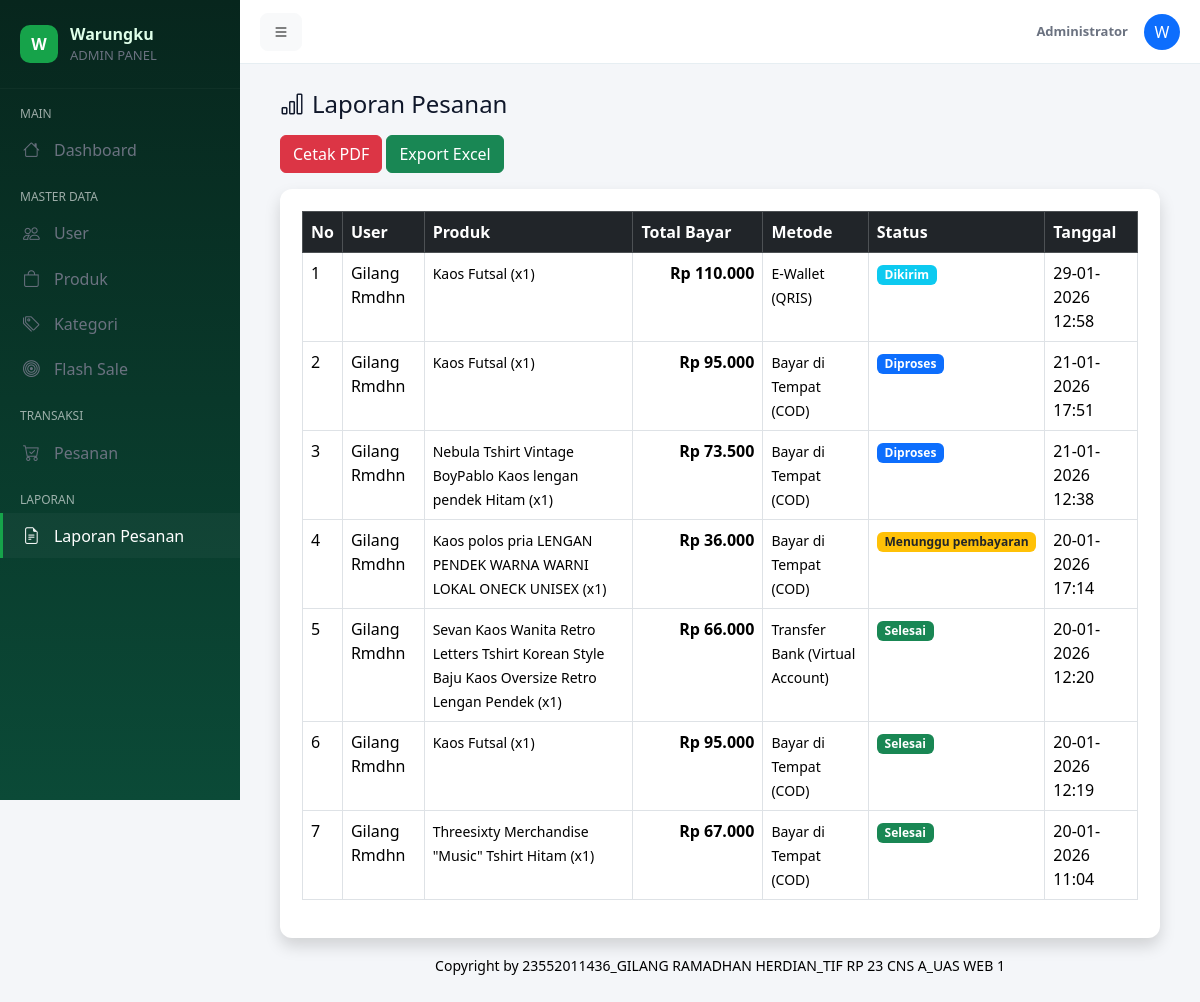
Page /admin/laporan.php (signed in) on the committed database.
### tables this page shows
CREATE TABLE `pesanan` (
  `id_pesanan` int(11) NOT NULL,
  `id_user` int(11) DEFAULT NULL,
  `nama_penerima` varchar(100) DEFAULT NULL,
  `no_telepon_penerima` varchar(20) DEFAULT NULL,
  `alamat_pengiriman` text DEFAULT NULL,
  `total_produk` int(11) DEFAULT NULL,
  `biaya_pengiriman` int(11) NOT NULL DEFAULT 0,
  `total_bayar` int(11) DEFAULT NULL,
  `metode_pembayaran` varchar(50) DEFAULT NULL,
  `status_pesanan` enum('menunggu_pembayaran','diproses','dikirim','selesai','dibatalkan') NOT NULL DEFAULT 'menunggu_pembayaran',
  `status_pembayaran` enum('menunggu','lunas','gagal') NOT NULL DEFAULT 'menunggu',
  `kode_pembayaran` varchar(100) DEFAULT NULL,
  `nomor_resi` varchar(50) DEFAULT NULL,
  `is_hidden` tinyint(1) DEFAULT 0,
  `tanggal` timestamp NOT NULL DEFAULT current_timestamp()
);

CREATE TABLE `users` (
  `id_user` int(11) NOT NULL,
  `nama` varchar(100) DEFAULT NULL,
  `email` varchar(100) DEFAULT NULL,
  `no_hp` varchar(15) DEFAULT NULL,
  `alamat` text DEFAULT NULL,
  `kota` varchar(100) DEFAULT NULL,
  `kode_pos` varchar(10) DEFAULT NULL,
  `foto_profil` varchar(255) DEFAULT 'default.png',
  `password` varchar(255) DEFAULT NULL,
  `role` enum('admin','user') DEFAULT 'user',
  `created_at` timestamp NOT NULL DEFAULT current_timestamp(),
  `updated_at` timestamp NULL DEFAULT current_timestamp() ON UPDATE current_timestamp()
);

CREATE TABLE `pesanan_detail` (
  `id_detail` int(11) NOT NULL,
  `id_pesanan` int(11) DEFAULT NULL,
  `id_produk` int(11) DEFAULT NULL,
  `harga` int(11) DEFAULT NULL,
  `qty` int(11) DEFAULT NULL,
  `nama_produk` varchar(255) DEFAULT NULL,
  `gambar` varchar(255) DEFAULT NULL
);

CREATE TABLE `produk` (
  `id_produk` int(11) NOT NULL,
  `id_kategori` int(11) DEFAULT NULL,
  `nama_produk` varchar(150) DEFAULT NULL,
  `harga` int(11) DEFAULT NULL,
  `stok` int(11) DEFAULT NULL,
  `deskripsi` text DEFAULT NULL,
  `gambar` varchar(255) DEFAULT NULL
);

### admin/laporan.php (the view)
<?php
include "../config/database.php";
include "layout/header.php";
include "layout/sidebar.php";
function getProdukPesanan($id_pesanan, $conn) {
    $produk_list = [];
    $query = mysqli_query($conn,"
    SELECT pd.harga, pd.qty, p.nama_produk
    FROM pesanan_detail pd
    LEFT JOIN produk p ON pd.id_produk = p.id_produk
    WHERE pd.id_pesanan = '$id_pesanan'
    ");
    while($item = mysqli_fetch_assoc($query)){
        $nama = $item['nama_produk'] ?? '[Produk Tidak Tersedia]';
        $produk_list[] = [
            'nama_produk' => $nama,
            'harga' => $item['harga'],
            'qty' => $item['qty']
        ];
    }
    return $produk_list;
}
$pesanan = mysqli_query($conn,"
    SELECT pesanan.*, users.nama
    FROM pesanan
    JOIN users ON pesanan.id_user = users.id_user
    ORDER BY pesanan.tanggal DESC
");
?>
<div class="container-fluid">
<h4 class="mb-3"><i class="bi bi-bar-chart me-2"></i>Laporan Pesanan</h4>
<div class="mb-3">
    <a href="laporan_pdf.php" class="btn btn-danger">Cetak PDF</a>
    <a href="laporan_excel.php" class="btn btn-success">Export Excel</a>
</div>
<div class="card shadow">
<div class="card-body">
<div class="table-responsive">
<table class="table table-bordered table-hover">
<thead class="table-dark">
<tr>
<th>No</th>
<th>User</th>
<th>Produk</th>
<th style="width:130px;">Total Bayar</th>
<th>Metode</th>
<th>Status</th>
<th>Tanggal</th>
</tr>
</thead>
<tbody>
<?php $no=1; while($p=mysqli_fetch_assoc($pesanan)){
    $produk_list = getProdukPesanan($p['id_pesanan'], $conn);
    $produk_text = '';
    foreach($produk_list as $prod){
        $produk_text .= $prod['nama_produk'] . ' (x' . $prod['qty'] . ')<br>';
    }
    $status_pesanan = $p['status_pesanan'] ?? 'menunggu_pembayaran';
?>
<tr>
<td><?= $no++ ?></td>
<td><?= htmlspecialchars($p['nama']) ?></td>
<td><small><?= $produk_text ?></small></td>
<td style="text-align:right;"><strong>Rp <?= number_format($p['total_bayar'] ?? 0, 0, ',', '.') ?></strong></td>
<td><small><?= htmlspecialchars($p['metode_pembayaran'] ?? '-') ?></small></td>
<td>
    <span class="badge
    <?= $status_pesanan=='selesai'?'bg-success':
      ($status_pesanan=='diproses'?'bg-primary':
      ($status_pesanan=='dikirim'?'bg-info':
      ($status_pesanan=='dibatalkan'?'bg-danger':
      ($status_pesanan=='menunggu_pembayaran'?'bg-warning text-dark':'bg-secondary')))) ?>">
    <?= str_replace('_', ' ', ucfirst($status_pesanan)) ?>
    </span>
</td>
<td><?= date('d-m-Y H:i', strtotime($p['tanggal'])) ?></td>
</tr>
<?php } ?>
</tbody>
</table>
</div>
</div>
</div>
<?php include "layout/footer.php"; ?>

### assets/css/admin.css (style rules this page uses)
:root { --accent:#16a34a; --accent-dark:#0b5d3d; --accent-light:#bbf7d0; --bg:#f4f6f9; --sidebar-bg-1:#07261d; --sidebar-bg-2:#0b4a37; --muted:#6b7280; }
body { background:var(--bg);font-family:'Segoe UI', 'Helvetica Neue', Arial, sans-serif;color:#0f172a }
.container-fluid { max-width:1200px }
.card { border-radius:12px }
.card { box-shadow:0 8px 24px rgba(2,6,23,0.06);border:none }
.card .card-body { padding:22px }

### rows in the picture
pesanan: id_user.nama "Gilang Rmdhn", total_bayar "110.000", metode_pembayaran "E-Wallet (QRIS)", status_pesanan "Dikirim", tanggal "29-01-2026 12:58"
pesanan_detail: id_produk.nama_produk "Kaos Futsal", qty "1"
pesanan: id_user.nama "Gilang Rmdhn", total_bayar "95.000", metode_pembayaran "Bayar di Tempat (COD)", status_pesanan "Diproses", tanggal "21-01-2026 17:51"
pesanan: id_user.nama "Gilang Rmdhn", total_bayar "73.500", metode_pembayaran "Bayar di Tempat (COD)", status_pesanan "Diproses", tanggal "21-01-2026 12:38"
pesanan_detail: id_produk.nama_produk "Nebula Tshirt Vintage BoyPablo Kaos lengan pendek Hitam", qty "1"
pesanan: id_user.nama "Gilang Rmdhn", total_bayar "36.000", metode_pembayaran "Bayar di Tempat (COD)", status_pesanan "Menunggu pembayaran", tanggal "20-01-2026 17:14"
pesanan_detail: id_produk.nama_produk "Kaos polos pria LENGAN PENDEK WARNA WARNI LOKAL ONECK UNISEX", qty "1"
pesanan: id_user.nama "Gilang Rmdhn", total_bayar "66.000", metode_pembayaran "Transfer Bank (Virtual Account)", status_pesanan "Selesai", tanggal "20-01-2026 12:20"
pesanan_detail: id_produk.nama_produk "Sevan Kaos Wanita Retro Letters Tshirt Korean Style Baju Kaos Oversize Retro Lengan Pendek", qty "1"
pesanan: id_user.nama "Gilang Rmdhn", total_bayar "95.000", metode_pembayaran "Bayar di Tempat (COD)", status_pesanan "Selesai", tanggal "20-01-2026 12:19"
pesanan: id_user.nama "Gilang Rmdhn", total_bayar "67.000", metode_pembayaran "Bayar di Tempat (COD)", status_pesanan "Selesai", tanggal "20-01-2026 11:04"
pesanan_detail: id_produk.nama_produk "Threesixty Merchandise \"Music\" Tshirt Hitam", qty "1"
